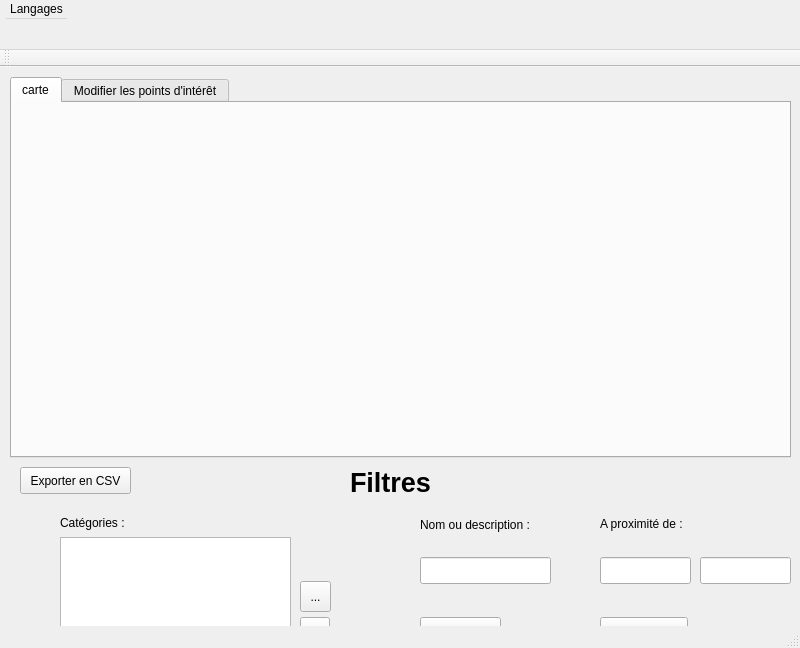
<?xml version="1.0" encoding="UTF-8"?>
<ui version="4.0">
 <class>MainWindow</class>
 <widget class="QMainWindow" name="MainWindow">
  <property name="geometry">
   <rect>
    <x>0</x>
    <y>0</y>
    <width>800</width>
    <height>648</height>
   </rect>
  </property>
  <property name="minimumSize">
   <size>
    <width>50</width>
    <height>50</height>
   </size>
  </property>
  <property name="windowTitle">
   <string>Vos POI</string>
  </property>
  <widget class="QWidget" name="centralWidget">
   <widget class="QTabWidget" name="tabWidget">
    <property name="geometry">
     <rect>
      <x>10</x>
      <y>10</y>
      <width>781</width>
      <height>381</height>
     </rect>
    </property>
    <property name="currentIndex">
     <number>0</number>
    </property>
    <widget class="QWidget" name="tab">
     <attribute name="title">
      <string>carte</string>
     </attribute>
    </widget>
    <widget class="QWidget" name="tab_2">
     <attribute name="title">
      <string>Modifier les points d'intérêt</string>
     </attribute>
     <widget class="QWidget" name="verticalLayoutWidget">
      <property name="geometry">
       <rect>
        <x>9</x>
        <y>19</y>
        <width>761</width>
        <height>311</height>
       </rect>
      </property>
      <layout class="QVBoxLayout" name="verticalLayout"/>
     </widget>
    </widget>
   </widget>
   <widget class="QLabel" name="label">
    <property name="geometry">
     <rect>
      <x>350</x>
      <y>400</y>
      <width>91</width>
      <height>31</height>
     </rect>
    </property>
    <property name="font">
     <font>
      <pointsize>20</pointsize>
      <weight>75</weight>
      <bold>true</bold>
     </font>
    </property>
    <property name="text">
     <string>Filtres</string>
    </property>
   </widget>
   <widget class="QLabel" name="label_2">
    <property name="geometry">
     <rect>
      <x>600</x>
      <y>447</y>
      <width>116</width>
      <height>20</height>
     </rect>
    </property>
    <property name="text">
     <string>A proximité de :</string>
    </property>
   </widget>
   <widget class="QLineEdit" name="lineEdit_2">
    <property name="geometry">
     <rect>
      <x>600</x>
      <y>490</y>
      <width>91</width>
      <height>27</height>
     </rect>
    </property>
   </widget>
   <widget class="QLineEdit" name="lineEdit_3">
    <property name="geometry">
     <rect>
      <x>700</x>
      <y>490</y>
      <width>91</width>
      <height>27</height>
     </rect>
    </property>
   </widget>
   <widget class="QPushButton" name="pushButton_3">
    <property name="geometry">
     <rect>
      <x>600</x>
      <y>550</y>
      <width>88</width>
      <height>27</height>
     </rect>
    </property>
    <property name="text">
     <string>Filtrez</string>
    </property>
   </widget>
   <widget class="QLabel" name="catGorieLabel">
    <property name="geometry">
     <rect>
      <x>60</x>
      <y>440</y>
      <width>116</width>
      <height>32</height>
     </rect>
    </property>
    <property name="text">
     <string>Catégories : </string>
    </property>
   </widget>
   <widget class="QLabel" name="nomOuCategorieLabel">
    <property name="geometry">
     <rect>
      <x>420</x>
      <y>450</y>
      <width>141</width>
      <height>16</height>
     </rect>
    </property>
    <property name="acceptDrops">
     <bool>false</bool>
    </property>
    <property name="autoFillBackground">
     <bool>false</bool>
    </property>
    <property name="lineWidth">
     <number>1</number>
    </property>
    <property name="text">
     <string>Nom ou description :</string>
    </property>
   </widget>
   <widget class="QPushButton" name="pushButton_2">
    <property name="geometry">
     <rect>
      <x>420</x>
      <y>550</y>
      <width>81</width>
      <height>27</height>
     </rect>
    </property>
    <property name="text">
     <string>Filtrez</string>
    </property>
   </widget>
   <widget class="QLineEdit" name="lineEdit">
    <property name="geometry">
     <rect>
      <x>420</x>
      <y>490</y>
      <width>131</width>
      <height>27</height>
     </rect>
    </property>
   </widget>
   <widget class="QToolButton" name="toolButton">
    <property name="geometry">
     <rect>
      <x>300</x>
      <y>550</y>
      <width>30</width>
      <height>32</height>
     </rect>
    </property>
    <property name="toolTip">
     <string>Ajouter une catégorie dans la liste</string>
    </property>
    <property name="text">
     <string>...</string>
    </property>
    <property name="icon">
     <iconset>
      <normaloff>button_add.png</normaloff>button_add.png</iconset>
    </property>
   </widget>
   <widget class="QListView" name="listView">
    <property name="geometry">
     <rect>
      <x>60</x>
      <y>470</y>
      <width>231</width>
      <height>111</height>
     </rect>
    </property>
   </widget>
   <widget class="QToolButton" name="toolButton_2">
    <property name="geometry">
     <rect>
      <x>300</x>
      <y>514</y>
      <width>31</width>
      <height>31</height>
     </rect>
    </property>
    <property name="text">
     <string>...</string>
    </property>
    <property name="icon">
     <iconset>
      <normaloff>button_add_files/button_delete.png</normaloff>button_add_files/button_delete.png</iconset>
    </property>
   </widget>
   <widget class="QPushButton" name="btnExport">
    <property name="geometry">
     <rect>
      <x>20</x>
      <y>400</y>
      <width>111</width>
      <height>27</height>
     </rect>
    </property>
    <property name="text">
     <string>Exporter en CSV</string>
    </property>
   </widget>
  </widget>
  <widget class="QMenuBar" name="menuBar">
   <property name="geometry">
    <rect>
     <x>0</x>
     <y>0</y>
     <width>800</width>
     <height>50</height>
    </rect>
   </property>
   <property name="minimumSize">
    <size>
     <width>50</width>
     <height>50</height>
    </size>
   </property>
   <property name="baseSize">
    <size>
     <width>50</width>
     <height>50</height>
    </size>
   </property>
   <widget class="QMenu" name="menuLangages">
    <property name="enabled">
     <bool>true</bool>
    </property>
    <property name="minimumSize">
     <size>
      <width>50</width>
      <height>50</height>
     </size>
    </property>
    <property name="title">
     <string>Langages</string>
    </property>
    <addaction name="en"/>
    <addaction name="fr"/>
    <addaction name="es"/>
   </widget>
   <addaction name="menuLangages"/>
  </widget>
  <widget class="QToolBar" name="mainToolBar">
   <property name="enabled">
    <bool>true</bool>
   </property>
   <attribute name="toolBarArea">
    <enum>TopToolBarArea</enum>
   </attribute>
   <attribute name="toolBarBreak">
    <bool>false</bool>
   </attribute>
  </widget>
  <widget class="QStatusBar" name="statusBar"/>
  <action name="en">
   <property name="checkable">
    <bool>false</bool>
   </property>
   <property name="text">
    <string>Anglais</string>
   </property>
  </action>
  <action name="fr">
   <property name="text">
    <string>Français</string>
   </property>
  </action>
  <action name="es">
   <property name="text">
    <string>Espagnol</string>
   </property>
  </action>
 </widget>
 <layoutdefault spacing="6" margin="11"/>
 <resources/>
 <connections/>
</ui>
